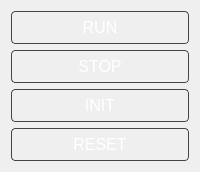
         <widget class="QWidget" name="tab">
          <attribute name="title">
           <string>Auto</string>
          </attribute>
          <layout class="QVBoxLayout" name="verticalLayout_5">
           <item>
            <widget class="QPushButton" name="RunButton">
             <property name="sizePolicy">
              <sizepolicy hsizetype="Minimum" vsizetype="Preferred">
               <horstretch>0</horstretch>
               <verstretch>0</verstretch>
              </sizepolicy>
             </property>
             <property name="font">
              <font>
               <pointsize>12</pointsize>
              </font>
             </property>
             <property name="styleSheet">
              <string notr="true">QPushButton {
    padding: 6px 12px;
    background-color: qlineargradient(
        x1:0, y1:0, x2:0, y2:1,
        stop:0 #1a1a1a, stop:1 #000000
    );
    color: white;
    border: 1px solid #444;
    border-radius: 4px;
}

QPushButton:hover {
    background-color: qlineargradient(
        x1:0, y1:0, x2:0, y2:1,
        stop:0 #2a2a2a, stop:1 #111111
    );
}

QPushButton:pressed {
    background-color: qlineargradient(
        x1:0, y1:0, x2:0, y2:1,
        stop:0 #0f0f0f, stop:1 #000000
    );
    border-style: inset;
	background-color: #0B76A0;
}



</string>
             </property>
             <property name="text">
              <string>RUN</string>
             </property>
            </widget>
           </item>
           <item>
            <widget class="QPushButton" name="StopButton">
             <property name="sizePolicy">
              <sizepolicy hsizetype="Minimum" vsizetype="Preferred">
               <horstretch>0</horstretch>
               <verstretch>0</verstretch>
              </sizepolicy>
             </property>
             <property name="font">
              <font>
               <pointsize>12</pointsize>
              </font>
             </property>
             <property name="styleSheet">
              <string notr="true">QPushButton {
    padding: 6px 12px;
    background-color: qlineargradient(
        x1:0, y1:0, x2:0, y2:1,
        stop:0 #1a1a1a, stop:1 #000000
    );
    color: white;
    border: 1px solid #444;
    border-radius: 4px;
}

QPushButton:hover {
    background-color: qlineargradient(
        x1:0, y1:0, x2:0, y2:1,
        stop:0 #2a2a2a, stop:1 #111111
    );
}

QPushButton:pressed {
    background-color: qlineargradient(
        x1:0, y1:0, x2:0, y2:1,
        stop:0 #0f0f0f, stop:1 #000000
    );
    border-style: inset;
	background-color: #0B76A0;
}



</string>
             </property>
             <property name="text">
              <string>STOP</string>
             </property>
            </widget>
           </item>
           <item>
            <widget class="QPushButton" name="InitButton">
             <property name="sizePolicy">
              <sizepolicy hsizetype="Minimum" vsizetype="Preferred">
               <horstretch>0</horstretch>
               <verstretch>0</verstretch>
              </sizepolicy>
             </property>
             <property name="font">
              <font>
               <pointsize>12</pointsize>
              </font>
             </property>
             <property name="styleSheet">
              <string notr="true">QPushButton {
    padding: 6px 12px;
    background-color: qlineargradient(
        x1:0, y1:0, x2:0, y2:1,
        stop:0 #1a1a1a, stop:1 #000000
    );
    color: white;
    border: 1px solid #444;
    border-radius: 4px;
}

QPushButton:hover {
    background-color: qlineargradient(
        x1:0, y1:0, x2:0, y2:1,
        stop:0 #2a2a2a, stop:1 #111111
    );
}

QPushButton:pressed {
    background-color: qlineargradient(
        x1:0, y1:0, x2:0, y2:1,
        stop:0 #0f0f0f, stop:1 #000000
    );
    border-style: inset;
	background-color: #0B76A0;
}</string>
             </property>
             <property name="text">
              <string>INIT</string>
             </property>
             <property name="checkable">
              <bool>false</bool>
             </property>
            </widget>
           </item>
           <item>
            <widget class="QPushButton" name="ResetButton">
             <property name="sizePolicy">
              <sizepolicy hsizetype="Minimum" vsizetype="Preferred">
               <horstretch>0</horstretch>
               <verstretch>0</verstretch>
              </sizepolicy>
             </property>
             <property name="font">
              <font>
               <pointsize>12</pointsize>
              </font>
             </property>
             <property name="styleSheet">
              <string notr="true">QPushButton {
    padding: 6px 12px;
    background-color: qlineargradient(
        x1:0, y1:0, x2:0, y2:1,
        stop:0 #1a1a1a, stop:1 #000000
    );
    color: white;
    border: 1px solid #444;
    border-radius: 4px;
}

QPushButton:hover {
    background-color: qlineargradient(
        x1:0, y1:0, x2:0, y2:1,
        stop:0 #2a2a2a, stop:1 #111111
    );
}

QPushButton:pressed {
    background-color: qlineargradient(
        x1:0, y1:0, x2:0, y2:1,
        stop:0 #0f0f0f, stop:1 #000000
    );
    border-style: inset;
	background-color: #0B76A0;
}

</string>
             </property>
             <property name="text">
              <string>RESET</string>
             </property>
            </widget>
           </item>
          </layout>
         </widget>
